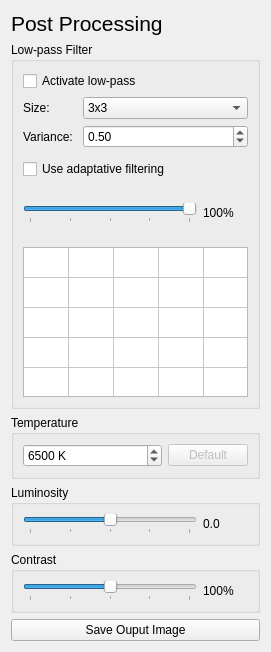
<?xml version="1.0" encoding="UTF-8"?>
<ui version="4.0">
 <class>QPostProdManager</class>
 <widget class="QWidget" name="QPostProdManager">
  <property name="geometry">
   <rect>
    <x>0</x>
    <y>0</y>
    <width>269</width>
    <height>652</height>
   </rect>
  </property>
  <property name="windowTitle">
   <string>Post Prod Panel</string>
  </property>
  <layout class="QVBoxLayout" name="verticalLayout_2">
   <item>
    <widget class="QLabel" name="postProdTitleLabel">
     <property name="styleSheet">
      <string notr="true">font-size: 16pt;</string>
     </property>
     <property name="text">
      <string>Post Processing</string>
     </property>
    </widget>
   </item>
   <item>
    <widget class="QGroupBox" name="lowpassFilterGroup">
     <property name="title">
      <string>Low-pass Filter</string>
     </property>
     <layout class="QVBoxLayout" name="verticalLayout">
      <item>
       <widget class="QCheckBox" name="activateLowpassCheck">
        <property name="text">
         <string>Activate low-pass</string>
        </property>
        <property name="checked">
         <bool>false</bool>
        </property>
       </widget>
      </item>
      <item>
       <widget class="QWidget" name="lowpassWidget" native="true">
        <property name="enabled">
         <bool>true</bool>
        </property>
        <layout class="QVBoxLayout" name="verticalLayout_3">
         <property name="leftMargin">
          <number>0</number>
         </property>
         <property name="topMargin">
          <number>0</number>
         </property>
         <property name="rightMargin">
          <number>0</number>
         </property>
         <property name="bottomMargin">
          <number>0</number>
         </property>
         <item>
          <layout class="QFormLayout" name="formLayout">
           <item row="0" column="0">
            <widget class="QLabel" name="lowpassSizeLabel">
             <property name="text">
              <string>Size: </string>
             </property>
            </widget>
           </item>
           <item row="0" column="1">
            <widget class="QComboBox" name="lowpassSizeCombo">
             <property name="enabled">
              <bool>true</bool>
             </property>
             <item>
              <property name="text">
               <string>3x3</string>
              </property>
             </item>
             <item>
              <property name="text">
               <string>5x5</string>
              </property>
             </item>
            </widget>
           </item>
           <item row="1" column="0">
            <widget class="QLabel" name="lowpassVarianceLabel">
             <property name="text">
              <string>Variance: </string>
             </property>
            </widget>
           </item>
           <item row="1" column="1">
            <widget class="QDoubleSpinBox" name="lowpassVarianceSpin">
             <property name="enabled">
              <bool>true</bool>
             </property>
             <property name="maximum">
              <double>5.000000000000000</double>
             </property>
             <property name="singleStep">
              <double>0.100000000000000</double>
             </property>
             <property name="value">
              <double>0.500000000000000</double>
             </property>
            </widget>
           </item>
          </layout>
         </item>
         <item>
          <widget class="QCheckBox" name="useAdaptativeFilteringCheck">
           <property name="text">
            <string>Use adaptative filtering</string>
           </property>
          </widget>
         </item>
         <item>
          <widget class="QWidget" name="adaptativeWidget" native="true">
           <property name="enabled">
            <bool>true</bool>
           </property>
           <layout class="QHBoxLayout" name="horizontalLayout_4">
            <property name="leftMargin">
             <number>0</number>
            </property>
            <property name="topMargin">
             <number>0</number>
            </property>
            <property name="rightMargin">
             <number>0</number>
            </property>
            <property name="bottomMargin">
             <number>0</number>
            </property>
            <item>
             <widget class="QSlider" name="adaptativeFactorSlider">
              <property name="enabled">
               <bool>true</bool>
              </property>
              <property name="maximum">
               <number>100</number>
              </property>
              <property name="value">
               <number>100</number>
              </property>
              <property name="orientation">
               <enum>Qt::Horizontal</enum>
              </property>
              <property name="tickPosition">
               <enum>QSlider::TicksBelow</enum>
              </property>
              <property name="tickInterval">
               <number>25</number>
              </property>
             </widget>
            </item>
            <item>
             <widget class="QLabel" name="adaptativeFactorLabel">
              <property name="enabled">
               <bool>true</bool>
              </property>
              <property name="minimumSize">
               <size>
                <width>45</width>
                <height>0</height>
               </size>
              </property>
              <property name="maximumSize">
               <size>
                <width>45</width>
                <height>16777215</height>
               </size>
              </property>
              <property name="text">
               <string>100%</string>
              </property>
             </widget>
            </item>
           </layout>
          </widget>
         </item>
         <item>
          <widget class="QTableWidget" name="kernelTable">
           <property name="minimumSize">
            <size>
             <width>225</width>
             <height>150</height>
            </size>
           </property>
           <property name="maximumSize">
            <size>
             <width>225</width>
             <height>150</height>
            </size>
           </property>
           <property name="verticalScrollBarPolicy">
            <enum>Qt::ScrollBarAlwaysOff</enum>
           </property>
           <property name="horizontalScrollBarPolicy">
            <enum>Qt::ScrollBarAlwaysOff</enum>
           </property>
           <attribute name="horizontalHeaderVisible">
            <bool>false</bool>
           </attribute>
           <attribute name="horizontalHeaderDefaultSectionSize">
            <number>45</number>
           </attribute>
           <attribute name="horizontalHeaderMinimumSectionSize">
            <number>41</number>
           </attribute>
           <attribute name="verticalHeaderVisible">
            <bool>false</bool>
           </attribute>
           <attribute name="verticalHeaderDefaultSectionSize">
            <number>30</number>
           </attribute>
           <row>
            <property name="text">
             <string>x-2</string>
            </property>
           </row>
           <row>
            <property name="text">
             <string>x-1</string>
            </property>
           </row>
           <row>
            <property name="text">
             <string>x0</string>
            </property>
           </row>
           <row>
            <property name="text">
             <string>x+1</string>
            </property>
           </row>
           <row>
            <property name="text">
             <string>x+2</string>
            </property>
           </row>
           <column>
            <property name="text">
             <string>y-2</string>
            </property>
           </column>
           <column>
            <property name="text">
             <string>y-1</string>
            </property>
           </column>
           <column>
            <property name="text">
             <string>y0</string>
            </property>
           </column>
           <column>
            <property name="text">
             <string>y+1</string>
            </property>
           </column>
           <column>
            <property name="text">
             <string>y+2</string>
            </property>
           </column>
           <item row="0" column="0">
            <property name="text">
             <string/>
            </property>
            <property name="flags">
             <set>NoItemFlags</set>
            </property>
           </item>
          </widget>
         </item>
        </layout>
       </widget>
      </item>
     </layout>
    </widget>
   </item>
   <item>
    <widget class="QGroupBox" name="temperatureGroup">
     <property name="title">
      <string>Temperature</string>
     </property>
     <layout class="QHBoxLayout" name="horizontalLayout">
      <item>
       <widget class="QSpinBox" name="temperatureSpin">
        <property name="buttonSymbols">
         <enum>QAbstractSpinBox::UpDownArrows</enum>
        </property>
        <property name="suffix">
         <string> K</string>
        </property>
        <property name="minimum">
         <number>2000</number>
        </property>
        <property name="maximum">
         <number>20000</number>
        </property>
        <property name="singleStep">
         <number>250</number>
        </property>
        <property name="value">
         <number>6500</number>
        </property>
       </widget>
      </item>
      <item>
       <widget class="QPushButton" name="temperatureDefaultBtn">
        <property name="enabled">
         <bool>false</bool>
        </property>
        <property name="sizePolicy">
         <sizepolicy hsizetype="Maximum" vsizetype="Fixed">
          <horstretch>0</horstretch>
          <verstretch>0</verstretch>
         </sizepolicy>
        </property>
        <property name="text">
         <string>Default</string>
        </property>
       </widget>
      </item>
     </layout>
    </widget>
   </item>
   <item>
    <widget class="QGroupBox" name="luminosityGroup">
     <property name="title">
      <string>Luminosity</string>
     </property>
     <layout class="QHBoxLayout" name="horizontalLayout_3">
      <item>
       <widget class="QSlider" name="luminositySlider">
        <property name="maximum">
         <number>100</number>
        </property>
        <property name="value">
         <number>50</number>
        </property>
        <property name="orientation">
         <enum>Qt::Horizontal</enum>
        </property>
        <property name="tickPosition">
         <enum>QSlider::TicksBelow</enum>
        </property>
        <property name="tickInterval">
         <number>25</number>
        </property>
       </widget>
      </item>
      <item>
       <widget class="QLabel" name="luminosityLabel">
        <property name="minimumSize">
         <size>
          <width>45</width>
          <height>0</height>
         </size>
        </property>
        <property name="maximumSize">
         <size>
          <width>45</width>
          <height>16777215</height>
         </size>
        </property>
        <property name="text">
         <string>0.0</string>
        </property>
       </widget>
      </item>
     </layout>
    </widget>
   </item>
   <item>
    <widget class="QGroupBox" name="contrastGroup">
     <property name="title">
      <string>Contrast</string>
     </property>
     <layout class="QHBoxLayout" name="horizontalLayout_2">
      <item>
       <widget class="QSlider" name="contrastSlider">
        <property name="maximum">
         <number>100</number>
        </property>
        <property name="value">
         <number>50</number>
        </property>
        <property name="orientation">
         <enum>Qt::Horizontal</enum>
        </property>
        <property name="tickPosition">
         <enum>QSlider::TicksBelow</enum>
        </property>
        <property name="tickInterval">
         <number>25</number>
        </property>
       </widget>
      </item>
      <item>
       <widget class="QLabel" name="contrastLabel">
        <property name="minimumSize">
         <size>
          <width>45</width>
          <height>0</height>
         </size>
        </property>
        <property name="maximumSize">
         <size>
          <width>45</width>
          <height>16777215</height>
         </size>
        </property>
        <property name="text">
         <string>100%</string>
        </property>
       </widget>
      </item>
     </layout>
    </widget>
   </item>
   <item>
    <widget class="QPushButton" name="saveButton">
     <property name="text">
      <string>Save Ouput Image</string>
     </property>
    </widget>
   </item>
  </layout>
 </widget>
 <resources/>
 <connections/>
</ui>
